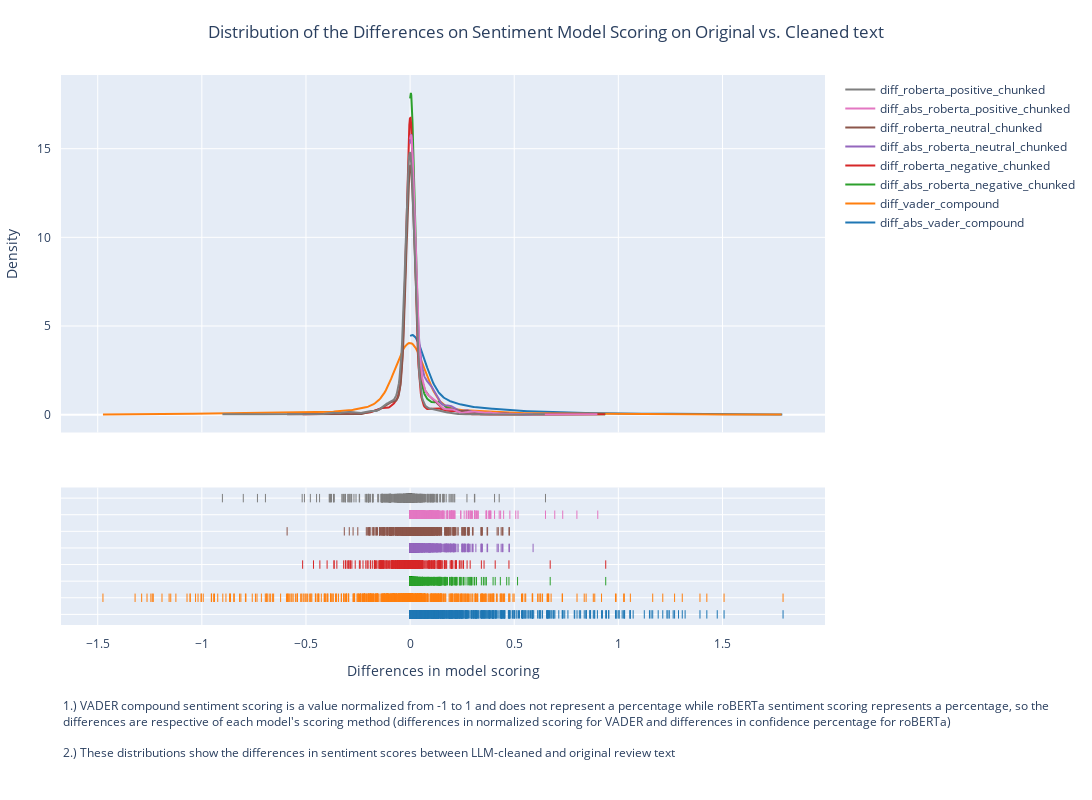

Source (notebook cell):
### Code cell
# lets visualize the differences
import plotly.figure_factory as ff

fig3 = ff.create_distplot(
    [diff[col] for col in diff.columns],
    [col for col in diff.columns],
    show_hist=False,
    show_rug=True,
    show_curve=True
)

fig3.update_layout(
    width=1500, height=800,
    title={'text': 'Distribution of the Differences on Sentiment Model Scoring on Original vs. Cleaned text', 'x': 0.5},
    xaxis=dict(title='Differences in model scoring', ticklabelstandoff=10),
    yaxis=dict(title='Density', ticklabelstandoff=10),
    margin=dict(t=75,b=175,l=50,r=50)
)

fig3.add_annotation(
    text="1.) VADER compound sentiment scoring is a value normalized from -1 to 1 and does not represent a percentage while roBERTa sentiment scoring represents a percentage, so the<br>differences are respective of each model's scoring method"
         " (differences in normalized scoring for VADER and differences in confidence percentage for roBERTa)"
         "<br><br>2.) These distributions show the differences in sentiment scores between LLM-cleaned and original review text",
    showarrow=False,
    xref='paper', yref='paper',
    align='left',
    x=0, y=-0.25
)

fig3.show()

### Figure 1 — Plotly figure (JSON) as saved in the notebook; plotly's stock layout.template omitted (floating-point values rounded to 4 significant figures; data arrays with more than 128 entries replaced by an {"elided": "..."} marker saying what was removed)
{"data": [{"legendgroup": "diff_abs_vader_compound", "marker": {"color": "rgb(31, 119, 180)"}, "mode": "lines", "name": "diff_abs_vader_compound", "showlegend": true, "type": "scatter", "x": {"elided": "500 float values"}, "xaxis": "x", "y": {"elided": "500 float values"}, "yaxis": "y"}, {"legendgroup": "diff_vader_compound", "marker": {"color": "rgb(255, 127, 14)"}, "mode": "lines", "name": "diff_vader_compound", "showlegend": true, "type": "scatter", "x": {"elided": "500 float values"}, "xaxis": "x", "y": {"elided": "500 float values"}, "yaxis": "y"}, {"legendgroup": "diff_abs_roberta_negative_chunked", "marker": {"color": "rgb(44, 160, 44)"}, "mode": "lines", "name": "diff_abs_roberta_negative_chunked", "showlegend": true, "type": "scatter", "x": {"elided": "500 float values"}, "xaxis": "x", "y": {"elided": "500 float values"}, "yaxis": "y"}, {"legendgroup": "diff_roberta_negative_chunked", "marker": {"color": "rgb(214, 39, 40)"}, "mode": "lines", "name": "diff_roberta_negative_chunked", "showlegend": true, "type": "scatter", "x": {"elided": "500 float values"}, "xaxis": "x", "y": {"elided": "500 float values"}, "yaxis": "y"}, {"legendgroup": "diff_abs_roberta_neutral_chunked", "marker": {"color": "rgb(148, 103, 189)"}, "mode": "lines", "name": "diff_abs_roberta_neutral_chunked", "showlegend": true, "type": "scatter", "x": {"elided": "500 float values"}, "xaxis": "x", "y": {"elided": "500 float values"}, "yaxis": "y"}, {"legendgroup": "diff_roberta_neutral_chunked", "marker": {"color": "rgb(140, 86, 75)"}, "mode": "lines", "name": "diff_roberta_neutral_chunked", "showlegend": true, "type": "scatter", "x": {"elided": "500 float values"}, "xaxis": "x", "y": {"elided": "500 float values"}, "yaxis": "y"}, {"legendgroup": "diff_abs_roberta_positive_chunked", "marker": {"color": "rgb(227, 119, 194)"}, "mode": "lines", "name": "diff_abs_roberta_positive_chunked", "showlegend": true, "type": "scatter", "x": {"elided": "500 float values"}, "xaxis": "x", "y": {"elided": "500 float values"}, "yaxis": "y"}, {"legendgroup": "diff_roberta_positive_chunked", "marker": {"color": "rgb(127, 127, 127)"}, "mode": "lines", "name": "diff_roberta_positive_chunked", "showlegend": true, "type": "scatter", "x": {"elided": "500 float values"}, "xaxis": "x", "y": {"elided": "500 float values"}, "yaxis": "y"}, {"legendgroup": "diff_abs_vader_compound", "marker": {"color": "rgb(31, 119, 180)", "symbol": "line-ns-open"}, "mode": "markers", "name": "diff_abs_vader_compound", "showlegend": false, "type": "scatter", "x": {"elided": "1266 float values"}, "xaxis": "x", "y": {"elided": "1266 str values"}, "yaxis": "y2"}, {"legendgroup": "diff_vader_compound", "marker": {"color": "rgb(255, 127, 14)", "symbol": "line-ns-open"}, "mode": "markers", "name": "diff_vader_compound", "showlegend": false, "type": "scatter", "x": {"elided": "1266 float values"}, "xaxis": "x", "y": {"elided": "1266 str values"}, "yaxis": "y2"}, {"legendgroup": "diff_abs_roberta_negative_chunked", "marker": {"color": "rgb(44, 160, 44)", "symbol": "line-ns-open"}, "mode": "markers", "name": "diff_abs_roberta_negative_chunked", "showlegend": false, "type": "scatter", "x": {"elided": "1266 float values"}, "xaxis": "x", "y": {"elided": "1266 str values"}, "yaxis": "y2"}, {"legendgroup": "diff_roberta_negative_chunked", "marker": {"color": "rgb(214, 39, 40)", "symbol": "line-ns-open"}, "mode": "markers", "name": "diff_roberta_negative_chunked", "showlegend": false, "type": "scatter", "x": {"elided": "1266 float values"}, "xaxis": "x", "y": {"elided": "1266 str values"}, "yaxis": "y2"}, {"legendgroup": "diff_abs_roberta_neutral_chunked", "marker": {"color": "rgb(148, 103, 189)", "symbol": "line-ns-open"}, "mode": "markers", "name": "diff_abs_roberta_neutral_chunked", "showlegend": false, "type": "scatter", "x": {"elided": "1266 float values"}, "xaxis": "x", "y": {"elided": "1266 str values"}, "yaxis": "y2"}, {"legendgroup": "diff_roberta_neutral_chunked", "marker": {"color": "rgb(140, 86, 75)", "symbol": "line-ns-open"}, "mode": "markers", "name": "diff_roberta_neutral_chunked", "showlegend": false, "type": "scatter", "x": {"elided": "1266 float values"}, "xaxis": "x", "y": {"elided": "1266 str values"}, "yaxis": "y2"}, {"legendgroup": "diff_abs_roberta_positive_chunked", "marker": {"color": "rgb(227, 119, 194)", "symbol": "line-ns-open"}, "mode": "markers", "name": "diff_abs_roberta_positive_chunked", "showlegend": false, "type": "scatter", "x": {"elided": "1266 float values"}, "xaxis": "x", "y": {"elided": "1266 str values"}, "yaxis": "y2"}, {"legendgroup": "diff_roberta_positive_chunked", "marker": {"color": "rgb(127, 127, 127)", "symbol": "line-ns-open"}, "mode": "markers", "name": "diff_roberta_positive_chunked", "showlegend": false, "type": "scatter", "x": {"elided": "1266 float values"}, "xaxis": "x", "y": {"elided": "1266 str values"}, "yaxis": "y2"}], "layout": {"annotations": [{"align": "left", "showarrow": false, "text": "1.) VADER compound sentiment scoring is a value normalized from -1 to 1 and does not represent a percentage while roBERTa sentiment scoring represents a percentage, so the<br>differences are respective of each model's scoring method (differences in normalized scoring for VADER and differences in confidence percentage for roBERTa)<br><br>2.) These distributions show the differences in sentiment scores between LLM-cleaned and original review text", "x": 0, "xref": "paper", "y": -0.25, "yref": "paper"}], "barmode": "overlay", "height": 800, "hovermode": "closest", "legend": {"traceorder": "reversed"}, "margin": {"b": 175, "l": 50, "r": 50, "t": 75}, "title": {"text": "Distribution of the Differences on Sentiment Model Scoring on Original vs. Cleaned text", "x": 0.5}, "width": 1500, "xaxis": {"anchor": "y2", "domain": [0, 1], "ticklabelstandoff": 10, "title": {"text": "Differences in model scoring"}, "zeroline": false}, "yaxis": {"anchor": "free", "domain": [0.35, 1], "position": 0, "ticklabelstandoff": 10, "title": {"text": "Density"}}, "yaxis2": {"anchor": "x", "domain": [0, 0.25], "dtick": 1, "showticklabels": false}}}
